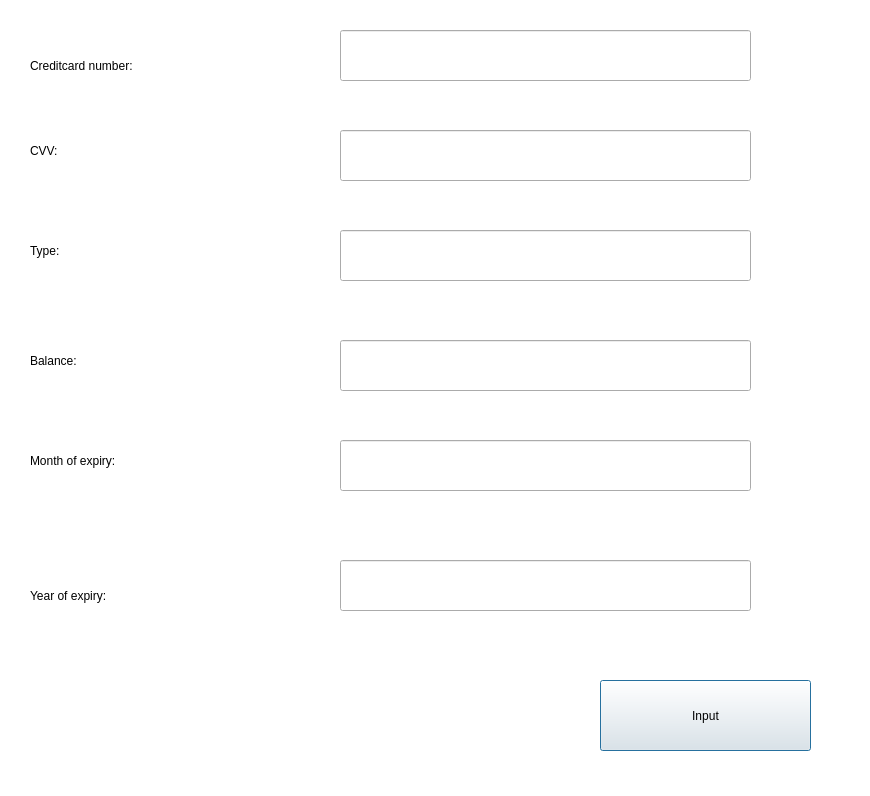
<?xml version="1.0" encoding="UTF-8"?>
<ui version="4.0">
 <class>setCredit</class>
 <widget class="QDialog" name="setCredit">
  <property name="geometry">
   <rect>
    <x>0</x>
    <y>0</y>
    <width>870</width>
    <height>796</height>
   </rect>
  </property>
  <property name="windowTitle">
   <string>Dialog</string>
  </property>
  <widget class="QLabel" name="label">
   <property name="geometry">
    <rect>
     <x>30</x>
     <y>30</y>
     <width>231</width>
     <height>71</height>
    </rect>
   </property>
   <property name="text">
    <string>Creditcard number: </string>
   </property>
  </widget>
  <widget class="QGraphicsView" name="graphicsView">
   <property name="geometry">
    <rect>
     <x>-115</x>
     <y>-59</y>
     <width>1121</width>
     <height>981</height>
    </rect>
   </property>
  </widget>
  <widget class="QLabel" name="label_2">
   <property name="geometry">
    <rect>
     <x>30</x>
     <y>130</y>
     <width>111</width>
     <height>41</height>
    </rect>
   </property>
   <property name="text">
    <string>CVV:</string>
   </property>
  </widget>
  <widget class="QLabel" name="label_3">
   <property name="geometry">
    <rect>
     <x>30</x>
     <y>210</y>
     <width>121</width>
     <height>81</height>
    </rect>
   </property>
   <property name="text">
    <string>Type:</string>
   </property>
  </widget>
  <widget class="QLabel" name="label_4">
   <property name="geometry">
    <rect>
     <x>30</x>
     <y>320</y>
     <width>191</width>
     <height>81</height>
    </rect>
   </property>
   <property name="text">
    <string>Balance:</string>
   </property>
  </widget>
  <widget class="QLabel" name="label_5">
   <property name="geometry">
    <rect>
     <x>30</x>
     <y>420</y>
     <width>201</width>
     <height>81</height>
    </rect>
   </property>
   <property name="text">
    <string>Month of expiry:</string>
   </property>
  </widget>
  <widget class="QLabel" name="label_6">
   <property name="geometry">
    <rect>
     <x>30</x>
     <y>550</y>
     <width>181</width>
     <height>91</height>
    </rect>
   </property>
   <property name="text">
    <string>Year of expiry:</string>
   </property>
  </widget>
  <widget class="QLineEdit" name="creditnumber">
   <property name="geometry">
    <rect>
     <x>340</x>
     <y>30</y>
     <width>411</width>
     <height>51</height>
    </rect>
   </property>
  </widget>
  <widget class="QLineEdit" name="cvv">
   <property name="geometry">
    <rect>
     <x>340</x>
     <y>130</y>
     <width>411</width>
     <height>51</height>
    </rect>
   </property>
  </widget>
  <widget class="QLineEdit" name="balance">
   <property name="geometry">
    <rect>
     <x>340</x>
     <y>340</y>
     <width>411</width>
     <height>51</height>
    </rect>
   </property>
  </widget>
  <widget class="QLineEdit" name="type">
   <property name="geometry">
    <rect>
     <x>340</x>
     <y>230</y>
     <width>411</width>
     <height>51</height>
    </rect>
   </property>
  </widget>
  <widget class="QLineEdit" name="monthofexp">
   <property name="geometry">
    <rect>
     <x>340</x>
     <y>440</y>
     <width>411</width>
     <height>51</height>
    </rect>
   </property>
  </widget>
  <widget class="QLineEdit" name="yearofexp">
   <property name="geometry">
    <rect>
     <x>340</x>
     <y>560</y>
     <width>411</width>
     <height>51</height>
    </rect>
   </property>
  </widget>
  <widget class="QPushButton" name="confirmationbutton">
   <property name="geometry">
    <rect>
     <x>600</x>
     <y>680</y>
     <width>211</width>
     <height>71</height>
    </rect>
   </property>
   <property name="text">
    <string>Input</string>
   </property>
  </widget>
  <zorder>graphicsView</zorder>
  <zorder>label</zorder>
  <zorder>label_2</zorder>
  <zorder>label_3</zorder>
  <zorder>label_4</zorder>
  <zorder>label_5</zorder>
  <zorder>label_6</zorder>
  <zorder>creditnumber</zorder>
  <zorder>cvv</zorder>
  <zorder>balance</zorder>
  <zorder>type</zorder>
  <zorder>monthofexp</zorder>
  <zorder>yearofexp</zorder>
  <zorder>confirmationbutton</zorder>
 </widget>
 <resources/>
 <connections/>
</ui>
